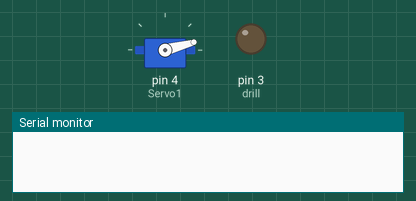
Simulated run of this sketch. Board: Arduino Uno, built with avr-gcc and run on an emulated ATmega328P. Shown: servo, output pins drawn as LEDs (lit = HIGH), the last lines printed to the serial monitor.

Above: at 0.05 s.
At 1.5 s:
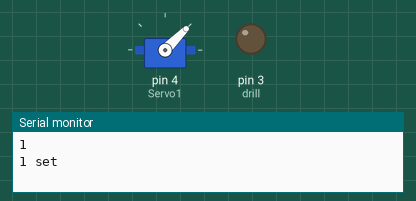
At 3.0 s:
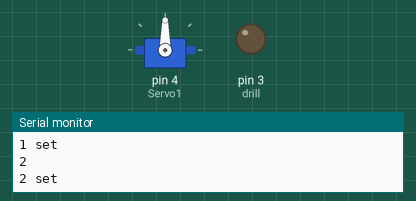
At 6.0 s:
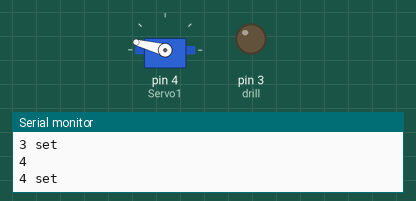
Timing chart, 0 to 7.8 s (numbered marks = the images above):
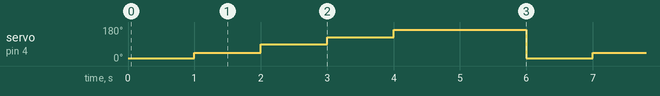

Measured:
- by itself, servo on pin 4 (Servo1): repeats every 6.0 s: 90° 1.0 s, 125° 1.0 s, 165° 2.0 s, 15° 1.0 s, 45° 1.0 s

The sketch:

servo.ino
```cpp
#include <Servo.h>
#define drill  3

Servo Servo1;
int servo_Pos = 0;
int servo_State = 0;

void setup() {
  Serial.begin(9600);
  pinMode(drill,1);
  Servo1.attach(4);
  Servo1.write(0);

}

void loop()
{
  if (servo_State == 4) {
        Servo1.write(165);
        delay(2000);
        Servo1.write(0);
        Serial.println(servo_State);
        servo_State = 0;
        Serial.println("0 set");
     }

     else if (servo_State == 3) {
        Servo1.write(125);
        delay(1000);
        servo_State++;
        Serial.println(servo_State);
        Serial.println("4 set");
      }

      else if (servo_State == 2) {
        Servo1.write(90);
        delay(1000);
        servo_State++;
        Serial.println(servo_State);
        Serial.println("3 set");
      }

      else if (servo_State == 1) {
        servo_State++;
        Servo1.write(45);
        delay(1000);
        Serial.println(servo_State);
        Serial.println("2 set");
      }

      else if (servo_State == 0) {
        Servo1.write(15);
        delay(1000);
        servo_State++;
        Serial.println(servo_State);
        Serial.println("1 set");

      }

}
```
